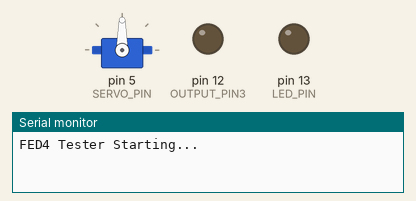
Recording of a sketch running on a simulated Arduino Uno, built with avr-gcc and run on an emulated ATmega328P. Parts: servo, output pins drawn as LEDs (lit = HIGH), the last lines printed to the serial monitor. Random numbers use the default seed unless the sketch sets one.

Above: at 0.1 s.
At 5.1 s:
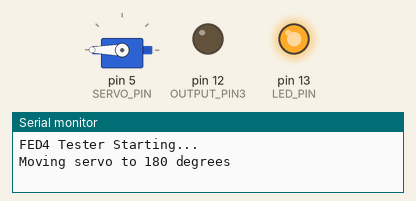
Timing chart, 0 to 40.0 s (numbered marks = the images above):
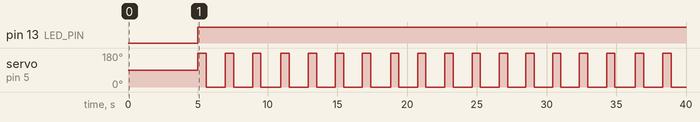

The sketch:

FED4Tester.ino
```cpp
#include <Servo.h>

// Pin Definitions
#define SERVO_PIN 5 // PWM capable pin
#define TOUCH_DETECT_PIN 6
#define OUTPUT_PIN1 10
#define OUTPUT_PIN2 11
#define OUTPUT_PIN3 12
#define LED_PIN LED_BUILTIN
#define DELAY_TIME 10000

// Create servo object
Servo myServo;

void setup()
{
  Serial.begin(9600); // Initialize serial communication
  Serial.println("FED4 Tester Starting...");

  // Initialize servo
  myServo.attach(SERVO_PIN);

  // Initialize other outputs
  pinMode(OUTPUT_PIN1, INPUT);
  pinMode(OUTPUT_PIN2, INPUT);
  pinMode(OUTPUT_PIN3, INPUT);
  pinMode(LED_PIN, OUTPUT);
  pinMode(TOUCH_DETECT_PIN, INPUT);
  delay(5000);
}

void loop()
{
  digitalWrite(LED_PIN, HIGH);
  Serial.println("Moving servo to 180 degrees");
  myServo.write(180);
  delay(600);

  Serial.println("Moving servo to 0 degrees");
  myServo.write(0);
  delay(600);

  // Create entropy through varying timing
  for (int i = 0; i < 50; i++)
  { // Run 50 cycles
    // Generate different random delays for true entropy
    unsigned long delay1 = random(1, DELAY_TIME);
    unsigned long delay2 = random(1, DELAY_TIME);
    unsigned long delay3 = random(1, DELAY_TIME);

    // Set all pins to OUTPUT LOW with different timing
    pinMode(OUTPUT_PIN1, OUTPUT);
    digitalWrite(OUTPUT_PIN1, LOW);
    delayMicroseconds(delay1);
    pinMode(OUTPUT_PIN1, INPUT);

    pinMode(OUTPUT_PIN2, OUTPUT);
    digitalWrite(OUTPUT_PIN2, LOW);
    delayMicroseconds(delay2);
    pinMode(OUTPUT_PIN2, INPUT);

    pinMode(OUTPUT_PIN3, OUTPUT);
    digitalWrite(OUTPUT_PIN3, LOW);
    delayMicroseconds(delay3);
    pinMode(OUTPUT_PIN3, INPUT);
  }

  digitalWrite(LED_PIN, LOW);
}
```

Measured:
- by itself, pin 13 (LED_PIN): LOW → HIGH at 5.0 s
- by itself, servo on pin 5 (SERVO_PIN): alternates 180° for 0.60 s and 0° for 1.4 s
